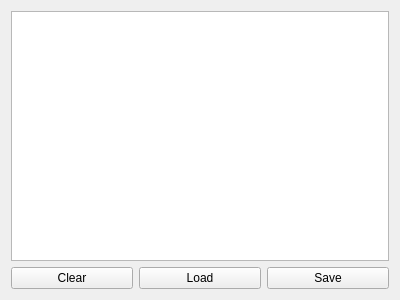
<?xml version="1.0" encoding="UTF-8"?>
<ui version="4.0">
 <class>TabImages</class>
 <widget class="QWidget" name="TabImages">
  <property name="geometry">
   <rect>
    <x>0</x>
    <y>0</y>
    <width>400</width>
    <height>300</height>
   </rect>
  </property>
  <property name="windowTitle">
   <string>Form</string>
  </property>
  <layout class="QVBoxLayout" name="verticalLayout">
   <item>
    <widget class="QTableView" name="tblImages">
     <property name="selectionBehavior">
      <enum>QAbstractItemView::SelectRows</enum>
     </property>
     <property name="showGrid">
      <bool>false</bool>
     </property>
     <property name="gridStyle">
      <enum>Qt::DotLine</enum>
     </property>
     <property name="sortingEnabled">
      <bool>false</bool>
     </property>
     <property name="wordWrap">
      <bool>false</bool>
     </property>
     <attribute name="horizontalHeaderCascadingSectionResizes">
      <bool>true</bool>
     </attribute>
     <attribute name="horizontalHeaderStretchLastSection">
      <bool>true</bool>
     </attribute>
    </widget>
   </item>
   <item>
    <widget class="QWidget" name="widget_3" native="true">
     <layout class="QHBoxLayout" name="horizontalLayout_2">
      <property name="leftMargin">
       <number>0</number>
      </property>
      <property name="topMargin">
       <number>0</number>
      </property>
      <property name="rightMargin">
       <number>0</number>
      </property>
      <property name="bottomMargin">
       <number>0</number>
      </property>
      <item>
       <widget class="QPushButton" name="btnClear">
        <property name="text">
         <string>Clear</string>
        </property>
        <property name="icon">
         <iconset resource="images.qrc">
          <normaloff>:/icons/resources/edit-clear.png</normaloff>:/icons/resources/edit-clear.png</iconset>
        </property>
       </widget>
      </item>
      <item>
       <widget class="QPushButton" name="btnLoad">
        <property name="text">
         <string>Load</string>
        </property>
        <property name="icon">
         <iconset resource="images.qrc">
          <normaloff>:/icons/resources/document-open.png</normaloff>:/icons/resources/document-open.png</iconset>
        </property>
       </widget>
      </item>
      <item>
       <widget class="QPushButton" name="btnSave">
        <property name="text">
         <string>Save</string>
        </property>
        <property name="icon">
         <iconset resource="images.qrc">
          <normaloff>:/icons/resources/document-save.png</normaloff>:/icons/resources/document-save.png</iconset>
        </property>
       </widget>
      </item>
     </layout>
    </widget>
   </item>
  </layout>
 </widget>
 <resources>
  <include location="images.qrc"/>
 </resources>
 <connections/>
</ui>
